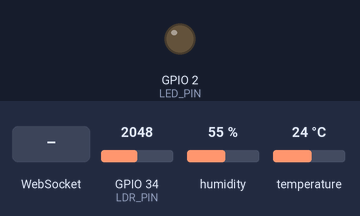
Bench run of a sketch on a simulated ESP32. On the bench: output pins drawn as LEDs (lit = HIGH). The inputs (shaded band) are chosen by the test bench; at power-on: GPIO 34 (LDR_PIN) = 2048, humidity 55 %, temperature 24 °C. WiFi joins after 1.5 s; servers stay silent unless stated; what the sketch prints to the serial monitor is not drawn.

Above: at 2.7 s.
2.8 s: WebSocket text "LED_ON" received
At 3.1 s:
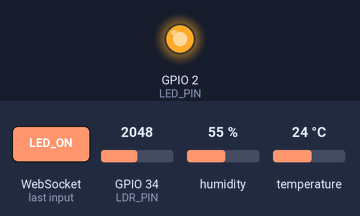
4.3 s: WebSocket text "LED_OFF" received
At 5.3 s:
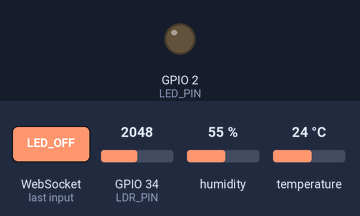
Timing chart, 0 to 7.3 s (numbered marks = the images above; inputs shaded):
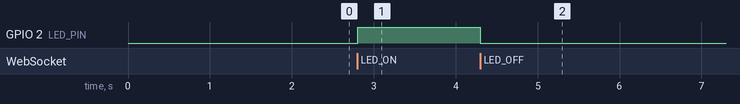

Measured:
- after the input at 2.8 s, GPIO 2 (LED_PIN): LOW → HIGH at once
- after the input at 4.3 s, GPIO 2 (LED_PIN): HIGH → LOW at once

The sketch:

esp32.ino
```cpp
#include <WiFi.h>
#include <WebSocketsClient.h>
#include <DHT.h>

// Configuración de pines
#define LED_PIN 2
#define DHT_PIN 4
#define LDR_PIN 34

// Configuración de WiFi
const char* ssid = "MACRO_OLIVER"; // Tu SSID
const char* password = "1085323594@"; // Tu contraseña

// Configuración del servidor WebSocket
const char* websocket_server = "192.168.110.155"; // IP del servidor Node.js
const int websocket_port = 3000;

// Objetos
DHT dht(DHT_PIN, DHT11);
WebSocketsClient webSocket;

// Variables
unsigned long lastSendTime = 0;
const unsigned long sendInterval = 3000; // 3 segundos

// Prototipos de funciones
void webSocketEvent(WStype_t type, uint8_t * payload, size_t length);
void sendSensorData();

void setup() {
  Serial.begin(115200);
  pinMode(LED_PIN, OUTPUT);
  digitalWrite(LED_PIN, LOW);

  dht.begin();

  // Conectar a WiFi
  WiFi.begin(ssid, password);
  Serial.print("Conectando a WiFi");
  while (WiFi.status() != WL_CONNECTED) {
    delay(500);
    Serial.print(".");
  }
  Serial.println("\nConectado a WiFi");

  // Conectar al servidor WebSocket
  webSocket.begin(websocket_server, websocket_port, "/");
  webSocket.onEvent(webSocketEvent);
  webSocket.setReconnectInterval(5000);
  Serial.println("Conectando al servidor WebSocket...");
}

void loop() {
  webSocket.loop();

  // Enviar datos cada 3 segundos
  if (millis() - lastSendTime >= sendInterval) {
    sendSensorData();
    lastSendTime = millis();
  }
}

void sendSensorData() {
  float temperature = dht.readTemperature();
  float humidity = dht.readHumidity();
  int light = analogRead(LDR_PIN);

  if (isnan(temperature) || isnan(humidity)) {
    Serial.println("Error al leer del sensor DHT");
    return;
  }

  // Crear JSON
  String jsonData = "{";
  jsonData += "\"temperature\":" + String(temperature, 1) + ",";
  jsonData += "\"humidity\":" + String(humidity, 1) + ",";
  jsonData += "\"light\":" + String(light);
  jsonData += "}";

  // Enviar por WebSocket
  webSocket.sendTXT(jsonData);
  Serial.println("Datos enviados: " + jsonData);
}

void webSocketEvent(WStype_t type, uint8_t * payload, size_t length) {
  switch(type) {
    case WStype_DISCONNECTED:
      Serial.println("Desconectado del servidor WebSocket");
      break;
    case WStype_CONNECTED:
      Serial.println("Conectado al servidor WebSocket");
      webSocket.sendTXT("ESP32_CONNECTED");
      break;
    case WStype_TEXT:
      String message = String((char*)payload);
      Serial.println("Mensaje recibido: " + message);
      if (message == "LED_ON") {
        digitalWrite(LED_PIN, HIGH);
        Serial.println("LED encendido");
      } else if (message == "LED_OFF") {
        digitalWrite(LED_PIN, LOW);
        Serial.println("LED apagado");
      }
      break;
  }
}
```
